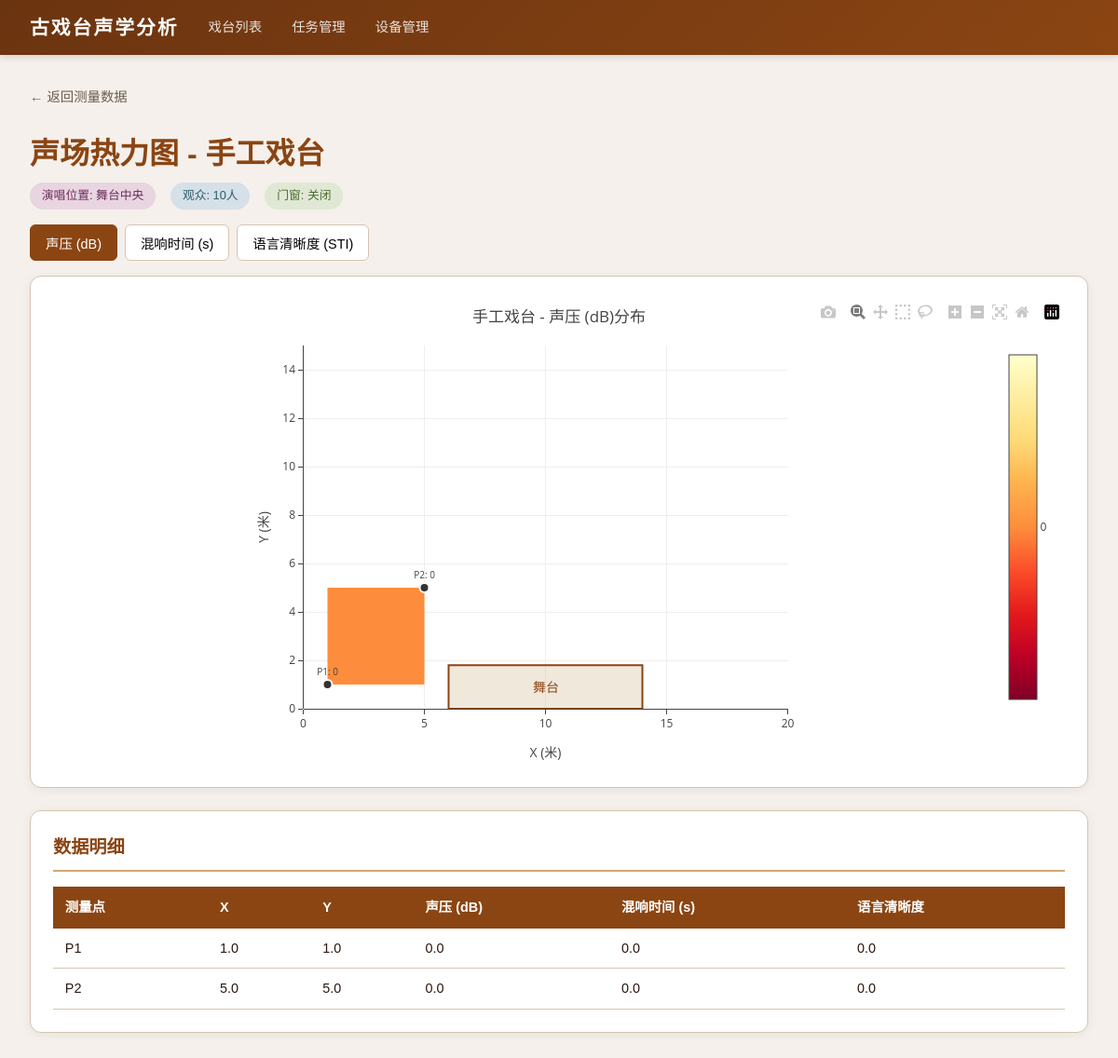
The page /stages/1/heatmap/1 on the database its author committed.
### tables this page shows
CREATE TABLE stages (
            id INTEGER PRIMARY KEY AUTOINCREMENT,
            name TEXT NOT NULL,
            location TEXT NOT NULL DEFAULT '',
            description TEXT NOT NULL DEFAULT '',
            plan_width REAL NOT NULL DEFAULT 20.0,
            plan_height REAL NOT NULL DEFAULT 15.0,
            created_at TIMESTAMP DEFAULT CURRENT_TIMESTAMP
        );

CREATE TABLE measurement_sessions (
            id INTEGER PRIMARY KEY AUTOINCREMENT,
            stage_id INTEGER NOT NULL,
            singer_position TEXT NOT NULL DEFAULT '舞台中央',
            audience_count INTEGER NOT NULL DEFAULT 0,
            door_window_state TEXT NOT NULL DEFAULT 'closed',
            notes TEXT NOT NULL DEFAULT '',
            created_at TIMESTAMP DEFAULT CURRENT_TIMESTAMP, task_id INTEGER
            REFERENCES measurement_tasks(id) ON DELETE SET NULL,
            FOREIGN KEY (stage_id) REFERENCES stages(id) ON DELETE CASCADE
        );

CREATE TABLE acoustic_data (
            id INTEGER PRIMARY KEY AUTOINCREMENT,
            session_id INTEGER NOT NULL,
            point_id INTEGER NOT NULL,
            sound_pressure REAL,
            reverberation_time REAL,
            speech_clarity REAL,
            notes TEXT NOT NULL DEFAULT '',
            created_at TIMESTAMP DEFAULT CURRENT_TIMESTAMP,
            FOREIGN KEY (session_id) REFERENCES measurement_sessions(id) ON DELETE CASCADE,
            FOREIGN KEY (point_id) REFERENCES measurement_points(id) ON DELETE CASCADE,
            UNIQUE(session_id, point_id)
        );

CREATE TABLE measurement_points (
            id INTEGER PRIMARY KEY AUTOINCREMENT,
            stage_id INTEGER NOT NULL,
            label TEXT NOT NULL,
            x REAL NOT NULL,
            y REAL NOT NULL,
            created_at TIMESTAMP DEFAULT CURRENT_TIMESTAMP,
            FOREIGN KEY (stage_id) REFERENCES stages(id) ON DELETE CASCADE,
            UNIQUE(stage_id, x, y)
        );

### app/routers/comparisons.py (the view)
@router.get("/stages/{stage_id}/heatmap/{session_id}", response_class=HTMLResponse)
def heatmap_page(request: Request, stage_id: int, session_id: int, db=Depends(get_db)):
    cursor = db.cursor()
    cursor.execute("SELECT * FROM stages WHERE id = ?", (stage_id,))
    stage = cursor.fetchone()
    if not stage:
        raise HTTPException(status_code=404, detail="戏台不存在")
    stage = dict(stage)
    cursor.execute("SELECT * FROM measurement_sessions WHERE id = ? AND stage_id = ?", (session_id, stage_id))
    session = cursor.fetchone()
    if not session:
        raise HTTPException(status_code=404, detail="测量场次不存在")
    session = dict(session)
    cursor.execute("""
        SELECT ad.*, mp.label as point_label, mp.x, mp.y
        FROM acoustic_data ad
        JOIN measurement_points mp ON ad.point_id = mp.id
        WHERE ad.session_id = ?
        ORDER BY mp.label
    """, (session_id,))
    data_rows = [dict(row) for row in cursor.fetchall()]
    return templates.TemplateResponse("heatmap.html", {
        "request": request, "stage": stage, "session": session, "data_rows": data_rows,
    })

### app/templates/heatmap.html (shortened to what this page needs)
{% extends "base.html" %}
{% block content %}
<div style="margin-bottom:1.5rem;">
    <a href="/stages/{{ stage.id }}/sessions/{{ session.id }}" style="color:var(--text-light);text-decoration:none;font-size:0.9rem;">← 返回测量数据</a>
</div>
<div style="margin-bottom:1rem;">
    <h1 style="color:var(--primary);margin-bottom:0.3rem;">声场热力图 - {{ stage.name }}</h1>
    <div class="session-condition">
        <span class="condition-tag condition-singer">演唱位置: {{ session.singer_position }}</span>
        <span class="condition-tag condition-audience">观众: {{ session.audience_count }}人</span>
        <span class="condition-tag condition-door">门窗:
            {% if session.door_window_state == 'open' %}开启
            {% elif session.door_window_state == 'closed' %}关闭
            {% else %}半开{% endif %}
        </span>
    </div>
</div>
<div class="metric-tabs">
    <button class="metric-tab active" onclick="switchMetric('sound_pressure')">声压 (dB)</button>
    <button class="metric-tab" onclick="switchMetric('reverberation_time')">混响时间 (s)</button>
    <button class="metric-tab" onclick="switchMetric('speech_clarity')">语言清晰度 (STI)</button>
</div>
<div class="card">
    <div id="heatmap-plot" class="heatmap-container"></div>
</div>
<div class="card">
    <h2>数据明细</h2>
    {% if data_rows %}
    <table>
        <thead>
            <tr>
                <th>测量点</th>
                <th>X</th>
                <th>Y</th>
                <th>声压 (dB)</th>
                <th>混响时间 (s)</th>
                <th>语言清晰度</th>
            </tr>
        </thead>
        <tbody>
            {% for d in data_rows %}
            <tr>
                <td>{{ d.point_label }}</td>
                <td>{{ d.x }}</td>
                <td>{{ d.y }}</td>
                <td>{% if d.sound_pressure is not none %}{{ d.sound_pressure }}{% else %}<span class="missing-indicator">缺失</span>{% endif %}</td>
                <td>{% if d.reverberation_time is not none %}{{ d.reverberation_time }}{% else %}<span class="missing-indicator">缺失</span>{% endif %}</td>
                <td>{% if d.speech_clarity is not none %}{{ d.speech_clarity }}{% else %}<span class="missing-indicator">缺失</span>{% endif %}</td>
            </tr>
            {% endfor %}
        </tbody>
    </table>
    {% else %}
    <p style="color:var(--text-light);text-align:center;">暂无数据</p>
    {% endif %}
</div>
{% endblock %}

### app/templates/base.html (style rules this page uses)
:root { --primary: #8B4513; --primary-light: #A0522D; --primary-dark: #6B3410; --accent: #D4A574; --bg: #F5F0EB; --card-bg: #FFFFFF; --text: #2C1810; --text-light: #6B5B4F; --border: #D4C5B0; --success: #4A7C59; --warning: #C4943A; --danger: #9B3B3B; --info: #4A6B8A; }
* { margin: 0; padding: 0; box-sizing: border-box; }
body { font-family: "PingFang SC", "Microsoft YaHei", "Hiragino Sans GB", sans-serif; background: var(--bg); color: var(--text); line-height: 1.6; }
.card { background: var(--card-bg); border-radius: 12px; box-shadow: 0 2px 12px rgba(0,0,0,0.06); padding: 1.5rem; margin-bottom: 1.5rem; border: 1px solid var(--border); }
.card h2 { color: var(--primary); margin-bottom: 1rem; padding-bottom: 0.5rem; border-bottom: 2px solid var(--accent); font-size: 1.2rem; }
table { width: 100%; border-collapse: collapse; font-size: 0.9rem; }
table th { background: var(--primary); color: white; padding: 0.7rem 0.8rem; text-align: left; font-weight: 600; }
table td { padding: 0.6rem 0.8rem; border-bottom: 1px solid var(--border); }
.heatmap-container { width: 100%; min-height: 450px; }
.session-condition { display: flex; gap: 1rem; flex-wrap: wrap; margin-bottom: 0.8rem; }
.condition-tag { padding: 0.25rem 0.8rem; border-radius: 15px; font-size: 0.8rem; font-weight: 500; }
.condition-singer { background: #E8D5E0; color: #6B2D5B; }
.condition-audience { background: #D5E0E8; color: #2D5B6B; }
.condition-door { background: #E0E8D5; color: #4A6B2D; }

### app/templates/heatmap.html (style rules this page uses)
.metric-tabs { display:flex;gap:0.5rem;margin-bottom:1rem; }
.metric-tab { padding:0.5rem 1rem;border-radius:6px;cursor:pointer; border:1px solid var(--border);background:white;font-size:0.9rem; transition:all 0.2s;font-family:inherit; }
.metric-tab.active { background:var(--primary);color:white;border-color:var(--primary); }

### rows shown on the page
stages: name "手工戏台"
measurement_sessions: singer_position "舞台中央", audience_count "10"
acoustic_data: point_label "P1", x "1.0", y "1.0", sound_pressure "0.0", reverberation_time "0.0", speech_clarity "0.0"
acoustic_data: point_label "P2", x "5.0", y "5.0", sound_pressure "0.0", reverberation_time "0.0", speech_clarity "0.0"
